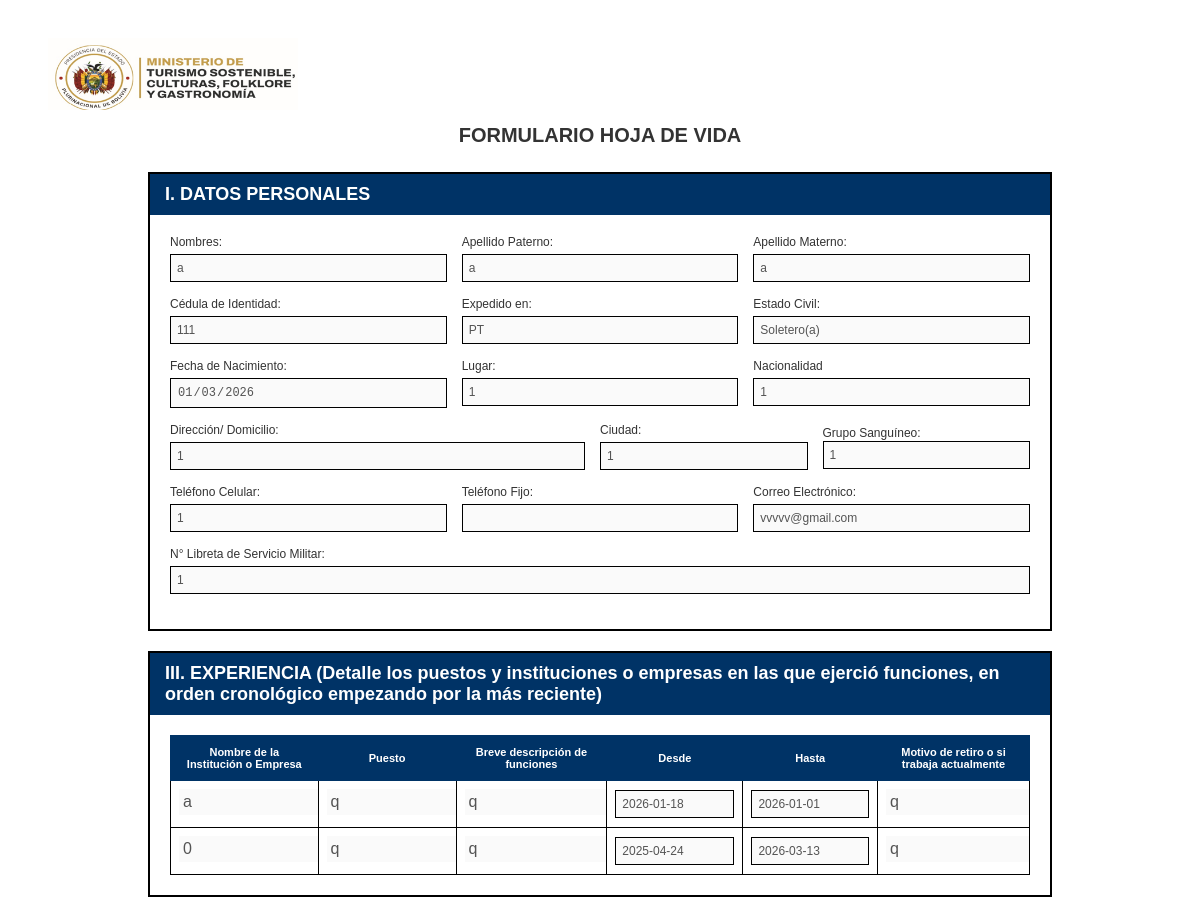
/detalles/3 (signed in), run on the app's committed database.
### tables this page shows
CREATE TABLE datos(
        id INTEGER PRIMARY KEY AUTOINCREMENT,
        nombres TEXT NOT NULL,
        ap_pat TEXT,
        ap_mat TEXT,
        ci TEXT NOT NULL,
        exp TEXT,
        est_civil TEXT NOT NULL,
        fecha_nac TEXT NOT NULL,
        lugar TEXT NOT NULL,
        nacio TEXT NOT NULL,
        direccion TEXT NOT NULL,
        ciudad TEXT NOT NULL,
        gr_san TEXT NOT NULL,
        tcel INTEGER NOT NULL,
        tfijo INTEGER,
        correo TEXT UNIQUE,
        n_libser TEXT
        );

CREATE TABLE experiencia(
        id INTEGER PRIMARY KEY AUTOINCREMENT,
        persona_id INTEGER NOT NULL,
        nombre TEXT NOT NULL,
        puesto TEXT NOT NULL,
        breve TEXT NOT NULL,
        desde TEXT NOT NULL,
        hasta TEXT NOT NULL,
        motivo TEXT NOT NULL,
        FOREIGN KEY (persona_id) REFERENCES datos(id)
        );

### app.py (the view)
@app.route('/detalles/<int:id>')
@login_required
def detalles(id):
    conn = get_db_connection()
    persona = conn.execute("SELECT * FROM datos WHERE id = ?", (id, )).fetchone()
    experiencia = conn.execute(
        """
        SELECT * FROM experiencia
        WHERE persona_id = ?
        ORDER BY id DESC
        """, (id,)).fetchall()
    conn.close()
    if persona is None:
        flash("Persona no encontrada", "error")
        return redirect(url_for('usuarios'))
    return render_template("detalles.html", persona=persona, experiencia=experiencia)

### app.py (called while the page is built)
def get_db_connection():
    conn = sqlite3.connect('form_hv.db')
    conn.row_factory = sqlite3.Row
    return conn

@login_manager.user_loader
def load_user(user_id):
    return User.get_by_id(user_id)

    @staticmethod
    def get_by_id(user_id):
        conn = get_db_connection()
        user = conn.execute('SELECT * FROM users WHERE id=?',(user_id, )).fetchone()
        conn.close()
        if user:
            return User(user['id'], user['username'],user['password'])
        return None

### templates/detalles.html (shortened to what this page needs)
<!DOCTYPE html>
<html lang="es">
<head>
</head>
<body>
    <nav style="display: flex; justify-content: space-between; align-items: center; padding: 10px 20px; ">
        <div class="imagen">
            <img src="{{url_for('static', filename='image.png')}}" alt="LOGO MTSCFYG" style="width: 250px;">
        </div>
    </nav>
    <div style="display: flex; align-items: center; justify-content: center;">
        <label style="font-size: 20px;"><strong>FORMULARIO HOJA DE VIDA</strong></label>
    </div>
<div class="container">
            <div class="header">
                I. DATOS PERSONALES
            </div>
            <div class="form-content">
                <div class="form-row">
                    <div class="form-group">
                        <label for="">Nombres:</label>
                        <input type="text" value="{{ persona.nombres }}" disabled>
                    </div>
                    <div class="form-group">
                        <label for="">Apellido Paterno:</label>
                        <input type="text" value="{{ persona.ap_pat }}" disabled>
                    </div>
                    <div class="form-group">
                        <label for="">Apellido Materno:</label>
                        <input type="text" value="{{ persona.ap_mat }}" disabled>
                    </div>
                </div>
                <div class="form-row">
                    <div class="form-group">
                        <label for="">Cédula de Identidad:</label>
                        <input type="text" value="{{ persona.ci }}" disabled>
                    </div>
                    <div class="form-group">
                        <label for="">Expedido en:</label>
                        <input type="text" value="{{ persona.exp }}" disabled>
                    </div>
                    <div class="form-group">
                        <label>Estado Civil:</label>
                        <input type="text" value="{{ persona.est_civil }}" disabled>
                    </div>
                </div>
                <div class="form-row">
                    <div class="form-group">
                        <label>Fecha de Nacimiento:</label>
                        <input type="date" value="{{ persona.fecha_nac }}" disabled>
                    </div>
                    <div class="form-group">
                        <label>Lugar:</label>
                        <input type="text" value="{{ persona.lugar }}" disabled>
                    </div>
                    <div class="form-group">
                        <label for="">Nacionalidad</label>
                        <input type="text" value="{{ persona.nacio }}" disabled>
                    </div>
                </div>
                <div class="form-row">
                    <div class="form-group" style="flex: 2;">
                        <label for="">Dirección/ Domicilio:</label>
                        <input type="text" value="{{ persona.direccion }}" disabled>
                    </div>
                    <div class="form-group">
                        <label for="">Ciudad:</label>
                        <input type="text" value="{{ persona.ciudad }}" disabled>
                    </div>
                    <div class="form-group">
                        <div class="box">
                            <div>
                                <label for="">Grupo Sanguíneo:</label>
                                <input type="text" value="{{ persona.gr_san }}" disabled>
                            </div>
                        </div>
                    </div>
                </div>
                <div class="form-row">
                    <div class="form-group">
                        <label for="">Teléfono Celular:</label>
                        <input type="number" value="{{ persona.tcel }}" disabled>
                    </div>
                    <div class="form-group">
                        <label for="">Teléfono Fijo:</label>
                        <input type="number" value="{{ persona.tfijo }}" disabled>
                    </div>
                    <div class="form-group">
                        <label for="">Correo Electrónico:</label>
                        <input type="email" value="{{ persona.correo }}" disabled>
                    </div>
                </div>
                <div class="form-row">
                    <div class="form-group">
                        <label for="">N° Libreta de Servicio Militar:</label>
                        <input type="text" value="{{ persona.n_libser }}" disabled>
                    </div>
                </div>
            </div>
        </div>
        <div class="container">
            <div class="header">III. EXPERIENCIA (Detalle los puestos y instituciones o empresas en las que ejerció funciones, en orden cronológico empezando por la más reciente)</div>
            <div class="form-content">
                <table id="tabla-experiencia">
                    <thead>
                        <tr>
                            <th>Nombre de la Institución o Empresa</th>
                            <th>Puesto</th>
                            <th>Breve descripción de funciones</th>
                            <th>Desde</th>
                            <th>Hasta</th>
                            <th>Motivo de retiro o si trabaja actualmente</th>
                        </tr>
                    </thead>
                    <tbody id="tbody-experiencia">
                        {% if experiencia %}
                            {% for exp in experiencia %}
                            <tr>
                                <td><textarea rows="1" class="auto-resize" disabled>{{ exp.nombre }}</textarea></td>
                                <td><textarea rows="1" class="auto-resize" disabled>{{ exp.puesto }}</textarea></td>
                                <td><textarea rows="1" class="auto-resize" disabled>{{ exp.breve }}</textarea></td>
                                <td><input type="text" value="{{ exp.desde }}" disabled></td>
                                <td><input type="text" value="{{ exp.hasta }}" disabled></td>
                                <td><textarea rows="1" class="auto-resize" disabled>{{ exp.motivo }}</textarea></td>
                            </tr>
                            {% endfor %}
                        {% endif %}
                    </tbody>
                </table>
            </div>
</body>
</html>

### templates/detalles.html (style rules this page uses)
body { font-family: Arial, Helvetica, sans-serif; padding: 20px; }
.container { max-width: 900px; margin: 0 auto; background-color: white; border: 2px solid; margin-top: 20px; }
.header { background-color: #003366; color: white; padding: 10px 15px; font-weight: bold; font-size: 18px; }
.form-content { padding: 20px; }
.form-row { display: flex; gap: 15px; margin-bottom: 15px; align-items: flex-start; }
.form-group { flex: 1; display: flex; flex-direction: column; }
label { font-size: 12px; margin-bottom: 5px; color: #333; }
input[type="text"], input[type="date"], input[type="email"], input[type="number"] { padding: 6px; border: 1px solid #000; font-size: 12px; width: 100%; box-sizing: border-box; }
table { width: 100%; border-collapse: collapse; }
thead { background-color: #003366; color: white; }
th { border: 1px solid #003366; padding: 10px; font-size: 11px; text-align: center; width: 200px; }
td { border: 1px solid #000; padding: 8px; }
textarea { border: none; width: 100%; padding: 4px; resize: none; overflow: hidden; font-family: inherit; font-size: inherit; }

### data on the page
datos: nombres "a", ap_pat "a", ap_mat "a", ci "111", exp "PT", est_civil "Soletero(a)", fecha_nac "01/03/2026", lugar "1", nacio "1", direccion "1", ciudad "1", gr_san "1", tcel "1", correo "vvvvv@gmail.com", n_libser "1"
experiencia: nombre "a", puesto "q", breve "q", desde "2026-01-18", hasta "2026-01-01", motivo "q"
experiencia: nombre "0", puesto "q", breve "q", desde "2025-04-24", hasta "2026-03-13", motivo "q"
